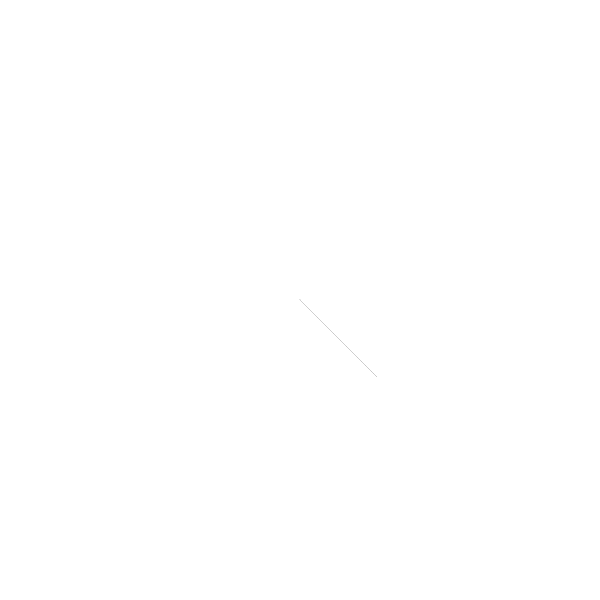
Frame 1 (no input)
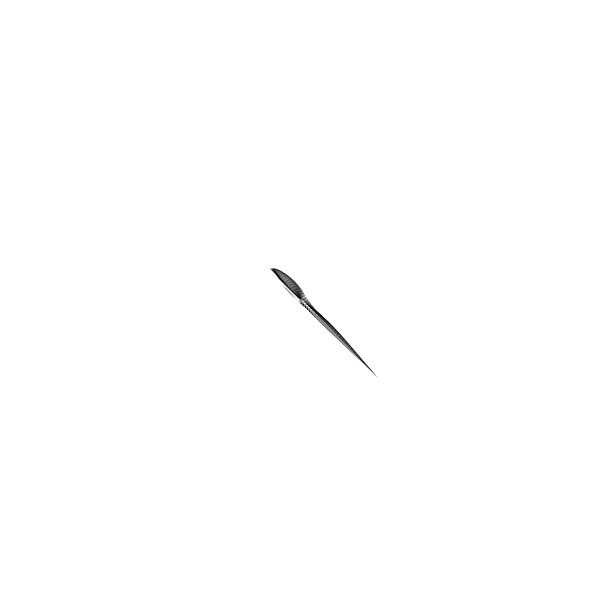
Frame 60 (no input)
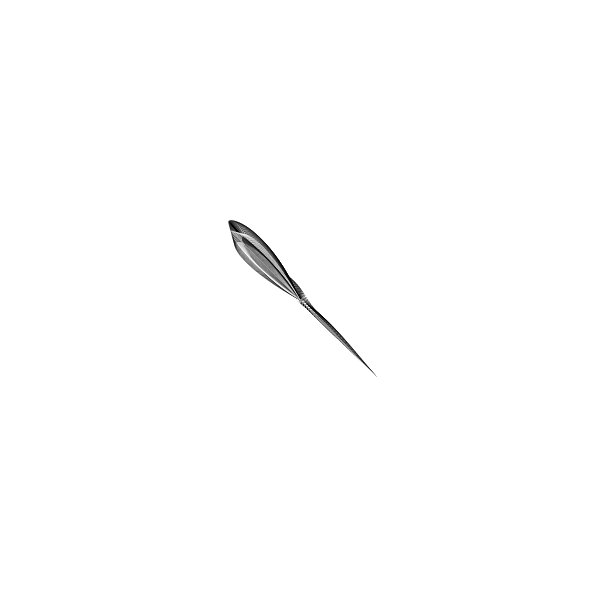
Frame 120 (the mouse pressed at the canvas centre since frame 60)

The p5.js sketch that drew these frames (run headless with seeded random() and noise() and a simulated clock; from frame 60 on, the mouse is pressed at the canvas centre):

// p5.js sketch
// ── sketch.js
// create a counter variable to count time
var counter;
var t, t2, t3;

function setup() {
	createCanvas(600, 600);
	// background();
	t = 0;
	t2 = 0;
	t3 = 0;
}

function draw() {
	x1 = width*noise(t);
	y1 = width*noise(t2);
	x2 = width*noise(t3);
	y2 = width*noise(t);
	t += 0.008;
	t2 += 0.007;
	t3 += 0.006;
	fill(255, 50);
	strokeWeight(0.5);
	stroke(0);
	// noStroke();
	noFill();



	bezier(width/2, height/2, x1, y1, x2, y2, width/2, height/2);
	stroke(255);
	bezier(width/2, height/2, x1, x2, y1, y2, width/2, height/2);	
}
